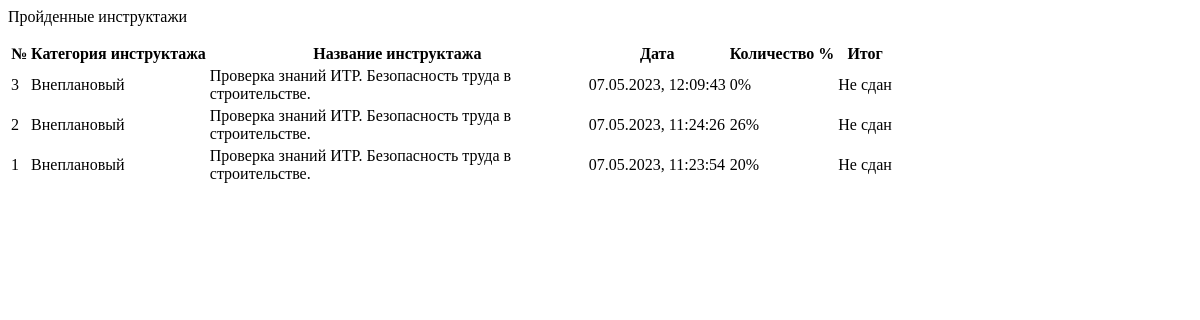
The page /account/profile/passed_inst/ (signed in) on the database as committed earlier.
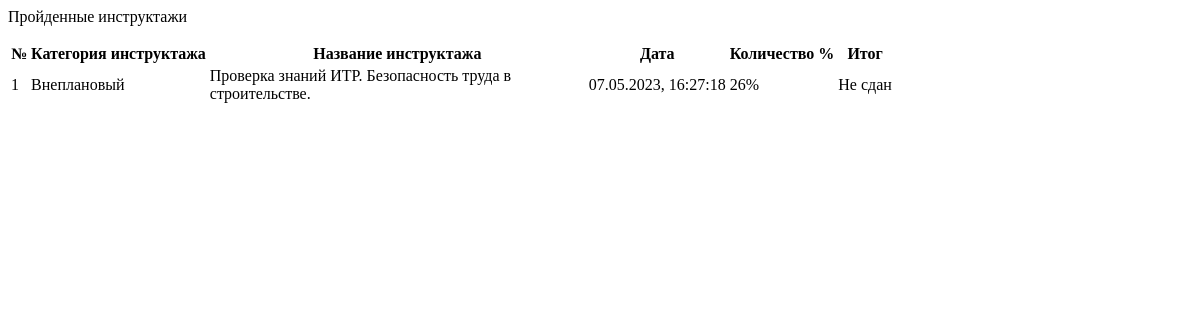
The same page on the database as committed later.
### initru/models.py (models this page shows, shortened)
class res(models.Model):
    user  = models.ForeignKey( CustomUser, on_delete=models.CASCADE, verbose_name='Пользователь')
    instruction  = models.ForeignKey( inst, on_delete=models.CASCADE, verbose_name='Инструктаж')
    quiz = models.ForeignKey(test, on_delete=models.CASCADE, verbose_name= 'Тест')
    date_instruction = models.DateTimeField('Дата прохождения инструктажа')
    date_instruction_end = models.IntegerField('Прошло дней', null=True)
    result = models.IntegerField( 'Результат в %')
    mark = models.CharField('Прошел', max_length=255)
    class Meta:
        verbose_name = 'Результат'
        verbose_name_plural = 'Результаты'

class inst(models.Model):
    name_instruction = models.CharField(
        'Название инструктажа',
        max_length=64
    )
    date_period = models.IntegerField(
        'Период инструктажа'
    )
    def __str__(self):
        return f'{self.name_instruction}'
    class Meta:
        verbose_name = 'Инструктаж'
        verbose_name_plural = 'Инструктажи'

class test(models.Model):
    instruction = models.ForeignKey( inst, on_delete=models.CASCADE, verbose_name='Инструктаж' )
    name_test = models.CharField( 'Название теста инструктажа', max_length=125 )
    number_of_questions = models.IntegerField('Количество вопросов') ##
    time = models.IntegerField('Ограничение по времени') ##
    required_score_to_pass = models.IntegerField('Рекомендуемый балл в %', help_text='Рекомендуемый балл в %')
    type_user  = models.ForeignKey(typeuser, on_delete=models.CASCADE, verbose_name='Тип пользователя')
    file = models.FileField( 'Файл к тесту', upload_to='instr/', null=True, blank=True)
    stud_groups = models.ForeignKey(Groups, on_delete=models.CASCADE, verbose_name='Группа')
    date_target = models.DateTimeField('Дата назначения',)
    class Meta:
        verbose_name = 'Тест'
        verbose_name_plural = 'Тесты'

### initru/views.py (the view)
# urls.py: path('account/profile/passed_inst/', ProfileView.passedBriefs, name="passed_brief_view"),
    def passedBriefs(request):
        page_name = 'passed_inst.html'
        obj_res = res.objects.filter(
            user=request.user).order_by("-date_instruction")
        values = {'obj': obj_res}
        return render(request, page_name, values)

### initru/templates/passed_inst.html (shortened to what this page needs)
{% load static %}
{% load static %}
<div style = 'max-width: 920px;'>
    <p class='text-secondary fs-4' style="font-family: 'Inter-Bold';">Пройденные инструктажи</p>
    <div>
        <table id='table' class = 'table table-hover table-sm'>
            <thead style = 'cursor: pointer;'>
                <tr>
                    <th name = 'filterFunc' class = 'text-secondary' scope="col">№</th>
                    <th name = 'filterFunc' data-name = 'instruction' class = 'text-secondary' scope="col">Категория инструктажа</th>
                    <th name = 'filterFunc' data-name = 'quiz' class = 'text-secondary' scope="col" id="name-brief">Название инструктажа</th>
                    <th name = 'filterFunc' data-name = 'date_instruction' id = 'filterFunc' class = 'text-secondary' scope="col">Дата</th>
                    <th name = 'filterFunc' data-name = 'result' class = 'text-secondary' scope="col">Количество %</th>
                    <th name = 'filterFunc' data-name = 'mark' class='text-center text-secondary' scope="col">Итог</th>
                </tr>
            </thead>
            <tbody id="id_tbody">
                {% for o in obj %}
                    <tr>
                        <td name = 'number-quiz'>{{ forloop.revcounter }}</td>
                        <td>{{ o.instruction }}</td>
                        <td name ='name-quiz' style = 'max-width: 375px;'>{{ o.quiz.name_test }}</td>
                        <td name = 'date-start'>{{ o.date_instruction|date:'d.m.Y, H:i:s' }}</td>
                        <td class = 'text-center'>{{ o.result }}%</td>
                        {% if o.mark == 'Не сдан' %}
                            <td class ='bg-danger text-white text-center'>
                                {{ o.mark }}
                            </td>
                        {% else %}
                            <td class = 'bg-success text-white text-center'>
                                {{ o.mark }}
                            </td>
                        {% endif %}
                    </tr>
                {% empty %}
                    <p style='font-family: "Inter-Bold"; color:#E7882B;'>Пока пусто.</p>
                {% endfor %}
            </tbody>
        </table>
    </div>
</div>

Rows that differ between the two databases and show on the page:
removed res: instruction "Внеплановый", quiz.name_test "Проверка знаний ИТР. Безопасность труда в строительстве.", date_instruction "07.05.2023, 12:09:43", result "0", mark "Не сдан"
removed res: instruction "Внеплановый", quiz.name_test "Проверка знаний ИТР. Безопасность труда в строительстве.", date_instruction "07.05.2023, 11:24:26", result "26", mark "Не сдан"
removed res: instruction "Внеплановый", quiz.name_test "Проверка знаний ИТР. Безопасность труда в строительстве.", date_instruction "07.05.2023, 11:23:54", result "20", mark "Не сдан"
added res: instruction "Внеплановый", quiz.name_test "Проверка знаний ИТР. Безопасность труда в строительстве.", date_instruction "07.05.2023, 16:27:18", result "26", mark "Не сдан"
